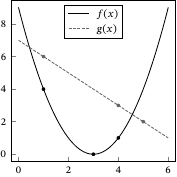

Recreate this plot in Python.
from pathlib import PurePath
import numpy as np
import matplotlib as mpl
import matplotlib.pyplot as plt

filedir = PurePath(__file__).parent
styledir = filedir.parents[1] / "./style"

plt.style.use(str(styledir / "./base.mplstyle"))
mpl.use("pgf")
mpl.rc("pgf", preamble="\\usepackage{" + (styledir / "./matplotlib").as_posix() + "}")

x = np.linspace(0, 6, 300)

plt.figure()
plt.plot(x, x**2 - 6 * x + 9, label="$f(x)$")
plt.plot(x, -x + 7, label="$g(x)$")
plt.scatter([1, 3, 4], [4, 0, 1])
plt.scatter([1, 5, 4], [6, 2, 3])
plt.legend()
plt.savefig(str(filedir / "./interpolation.pdf"))
